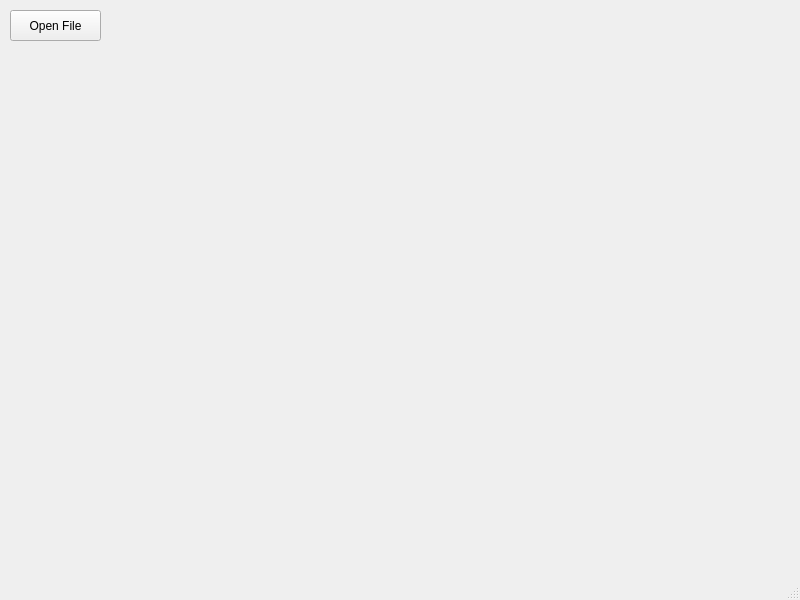
<?xml version="1.0" encoding="UTF-8"?>
<ui version="4.0">
 <class>MainWindow</class>
 <widget class="QMainWindow" name="MainWindow">
  <property name="geometry">
   <rect>
    <x>0</x>
    <y>0</y>
    <width>800</width>
    <height>600</height>
   </rect>
  </property>
  <property name="windowTitle">
   <string>MainWindow</string>
  </property>
  <widget class="QWidget" name="centralwidget">
   <widget class="QPushButton" name="pushButton">
    <property name="geometry">
     <rect>
      <x>10</x>
      <y>10</y>
      <width>91</width>
      <height>31</height>
     </rect>
    </property>
    <property name="text">
     <string>Open File</string>
    </property>
   </widget>
  </widget>
  <widget class="QMenuBar" name="menubar">
   <property name="geometry">
    <rect>
     <x>0</x>
     <y>0</y>
     <width>800</width>
     <height>22</height>
    </rect>
   </property>
  </widget>
  <widget class="QStatusBar" name="statusbar"/>
 </widget>
 <resources/>
 <connections/>
</ui>
